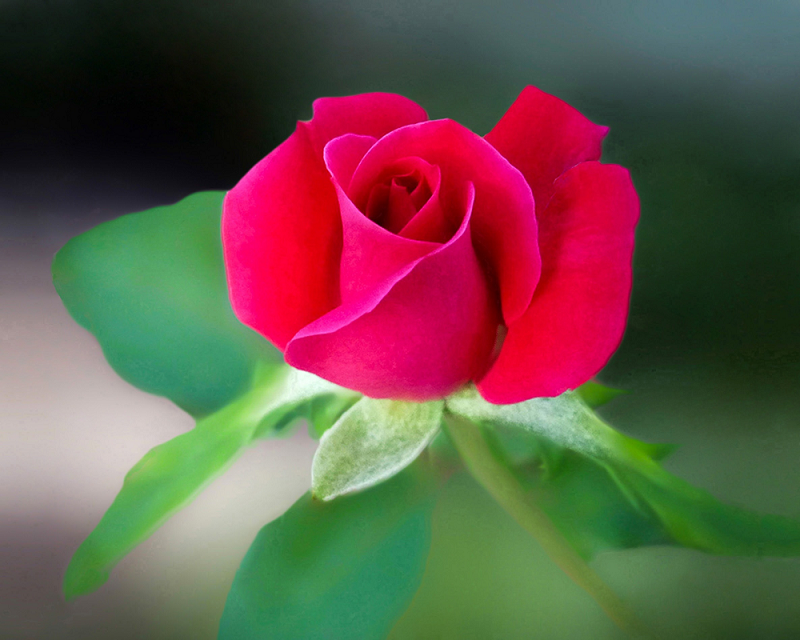
#> input picture rose.png, 800 x 640 px
$ jupyter execute --allow-errors CV_assignment1.ipynb   (shell and % lines are left out)
#> lines starting #> are read from the running program, lines starting #| are printed output that depends on the picture; after the words box and inside, x2 and y2 are one past the last pixel; in counts of white or black regions, pixels touching at a corner belong together
# Computer Vision Assignment-1

Name :- Vivek Kumar
Student Id:- 19300755
Module:- Computer Vision(CG7GV1)

# Part#1 Histogram

1.a Reads the image

[cell 1]
#importing the required libraries
import cv2
import matplotlib.pyplot as plt
import numpy as np
from mpl_toolkits.mplot3d import Axes3D
#from scipy import ndimage

#Read a RGB colour image (e.g. png) and display it.
img = cv2.imread('rose.png')
#> img is the input picture: shape (640, 800, 3); mean B, G, R 72.8, 83.6, 102.4
#used cv2 function to convert to different image format
img_rgb = cv2.cvtColor(img, cv2.COLOR_BGR2RGB)
plt.imshow(img_rgb)

1.b Convert the RGB image into Lab colour system and display each component (L,a,b) as an grey level image

[cell 2]
import cv2
import matplotlib.pyplot as plt
import numpy as np
from mpl_toolkits.mplot3d import Axes3D
#from scipy import ndimage

img = cv2.imread('rose.png')
lab_image = cv2.cvtColor(img, cv2.COLOR_BGR2LAB)
#> lab_image: shape (640, 800, 3); mean of channels 0, 1, 2 105.3, 129.7, 143.7

l,a,b = cv2.split(lab_image)
plt.title( 'LAB image')
plt.imshow(lab_image)
plt.figure()
plt.title('L component')
plt.imshow(l)
plt.figure()
plt.title('A component')
plt.imshow(a)
plt.figure()
plt.title('B component')
plt.imshow(b)
plt.figure()
plt.title('L component in gray')
plt.imshow(l,'gray')
plt.figure()
plt.title('A component in gray')
plt.imshow(a,'gray')
plt.figure()
plt.title('B component in gray')
plt.imshow(b,'gray')

1.c Compute the spatial derivatives of the luminance component L in the horizontal and vertical direction using convolution by the derivatives of Gaussian filter. Display each these derivatives as grey level images.

[cell 3]
from matplotlib import pyplot as plt
import scipy.ndimage as img

img_gaussian = cv2.GaussianBlur(l,(5,5),5,5)
#Derivative along dx
image_dx = np.diff(img_gaussian,axis=0)
plt.imshow(image_dx,cmap=plt.cm.gray,interpolation='none')
plt.title('Gaussian horizontal derivative')
plt.show()

#Derivative along dy
image_dy = np.diff(img_gaussian,axis=1)
plt.imshow(image_dy,cmap=plt.cm.gray,interpolation='none')
plt.title('Gaussian vertical derivative')
plt.show()

1.d Compute a 2D histogram with the chrominance component (a,b) and display the histogram as a grey image (heat map) and/or as a 3D surface (bar plot)

[cell 4]
import matplotlib.colors as colors

fig = plt.figure()
ax = fig.add_subplot(111, projection='3d')

histg, xb, yb = np.histogram2d(a.ravel(),b.ravel(),bins=100)
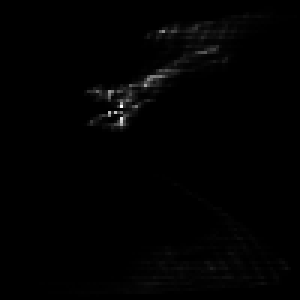
#> histg: shape (100, 100) float64 (shown 3 times larger); min 0, max 6168, mean 51.2; drawn with min black and max white
#> xb = 101 values from 76 to 215; yb = 101 values from 90 to 189
plt.figure()
#plt.imshow(histg,cmap='gray',interpolation = 'nearest',vmin=0,vmax=255)

# Construct arrays for the anchor positions with 16 bars.
xpos, ypos = np.meshgrid(xb[:-1] + 0.25, yb[:-1] + 0.25, indexing="ij")
xpos = xpos.ravel()
#> xpos = 10000 values from 76.25 to 213.9
ypos = ypos.ravel()
zpos = 0

# Construct arrays with the dimensions for the 16 bars.
dx = dy = 0.5 * np.ones_like(zpos)
dz = histg.ravel()
#> dz = 10000 values, max 6168 at index 3540, min 0 at index 0, mean 51.2

ax.bar3d(xpos, ypos, zpos, dx, dy, dz, zsort='average')

1.e Using a part of the image to compute a 2D histogram model with the chrominance component (a,b), compute a back projection map with this model histogram in the target image

[cell 5]
souce_image = "rose.png"
target_image = "rose1.png"
souce_image_1 = cv2.imread(souce_image)
souce_image = cv2.cvtColor(souce_image_1, cv2.COLOR_BGR2RGB)
target_image_1 = cv2.imread(target_image)
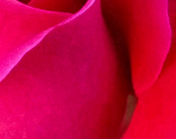
#> input picture rose1.png, 176 x 139 px
#> target_image_1 is the input picture: shape (139, 176, 3); mean B, G, R 57.8, 2.1, 194.2
target_image = cv2.cvtColor(target_image_1, cv2.COLOR_BGR2LAB)
#> target_image: shape (139, 176, 3); mean of channels 0, 1, 2 104.4, 194.3, 153.9
img_src1 = cv2.cvtColor(souce_image_1, cv2.COLOR_BGR2LAB)
tgt_hist = cv2.calcHist([target_image], [1, 2], None, [256, 256], [0, 256, 0, 256])
target_backp = cv2.calcBackProject([img_src1],[1,2],tgt_hist,[0,256,0,256],1)

#Removing Noise
kernel = cv2.getStructuringElement(cv2.MORPH_ELLIPSE,(5,5))
target_backp = cv2.filter2D(target_backp,-1,kernel)

#mark the image using binary threshold
_, target_backp = cv2.threshold(target_backp, 127, 255, cv2.THRESH_BINARY)
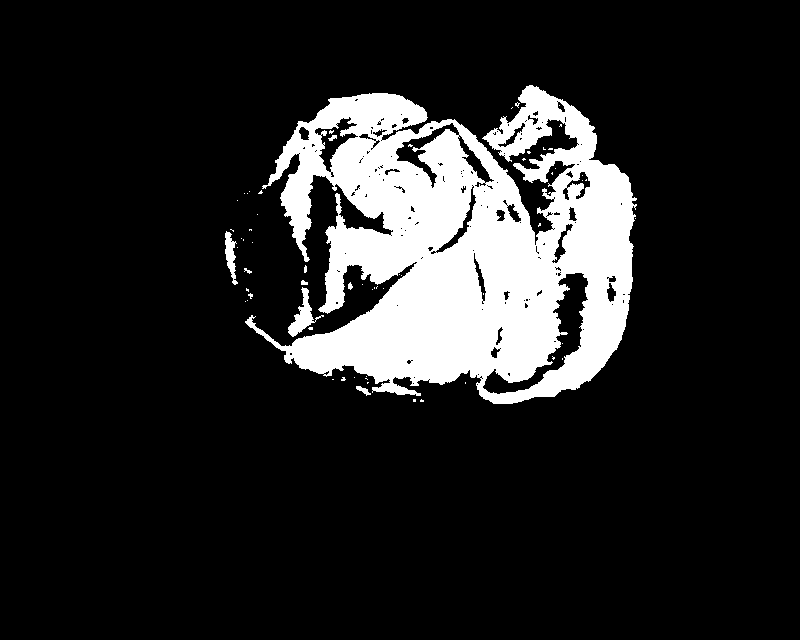
#> target_backp: shape (640, 800); 14.4% white; 63 white regions (54 under 20 px), largest, box (x1, y1, x2, y2) and area: (245, 85, 637, 404) 72535, (288, 287, 324, 337) 566, (225, 231, 238, 285) 355
target_backp = cv2.merge((target_backp, target_backp, target_backp))
result = cv2.bitwise_and(souce_image,target_backp)
#plot_image(result,'Back Projection for image')
result1 = cv2.cvtColor(result, cv2.COLOR_RGB2GRAY)
plt.imshow(result1,cmap='gray')

1.f Perform histogram equalization using 1D histogram using the luminance L computed in 1.a. Display the resulting image with enhanced contrast

[cell 6]
from matplotlib import rcParams
import cv2

eq_channels = []
eq_channels.append(cv2.equalizeHist(l))

equlized_image = cv2.merge(eq_channels)
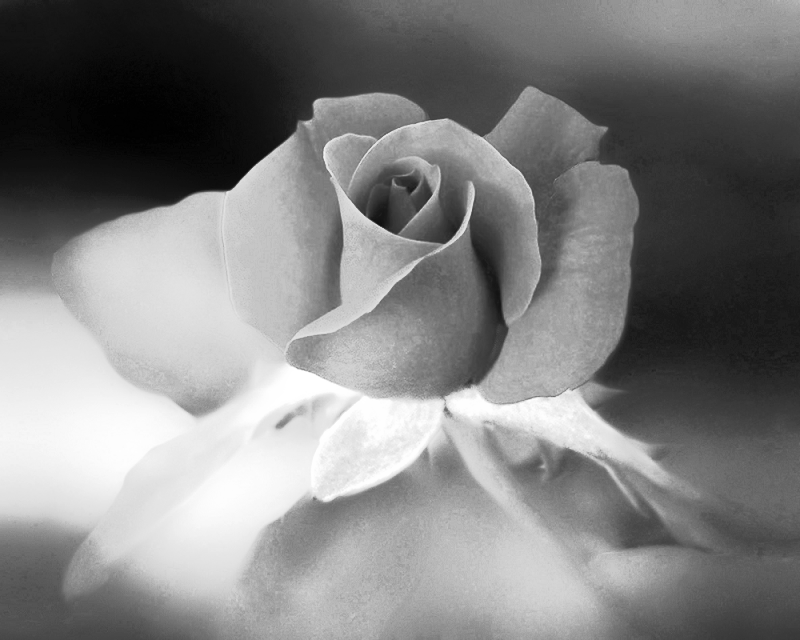
#> equlized_image: shape (640, 800); min 0, max 255, mean 128.3

#Plot the images next to each other and used rcparams to do that
rcParams['figure.figsize'] = 11 ,8
fig,axs = plt.subplots(1,2)
axs[0].imshow(l,cmap="gray")
axs[0].title.set_text('Original L')
axs[1].imshow(equlized_image,cmap="gray")
axs[1].title.set_text('Equalized L')
plt.figure()

#plotting the histogram
plt.plot(equlized_image, color = 'b')
plt.hist(equlized_image.flatten(),256,[0,256], color = 'g')
plt.xlim([0,256])
plt.legend(('cdf','histogram'), loc = 'upper left')
plt.show()
#> figure, not shown here; tallest bar 6395 high, from x = 174 to 175; curve peaks at x = 438, y = 247; curve peaks at x = 438, y = 247; curve peaks at x = 431, y = 246

1.g Evaluate the performance of these techniques with histograms (i.e. illustrate when it works, and when it does not work).

[cell 7]
#1G Evaluate the performance
from matplotlib import rcParams
#read image
img_bgr=cv2.imread('photo.jfif',1)
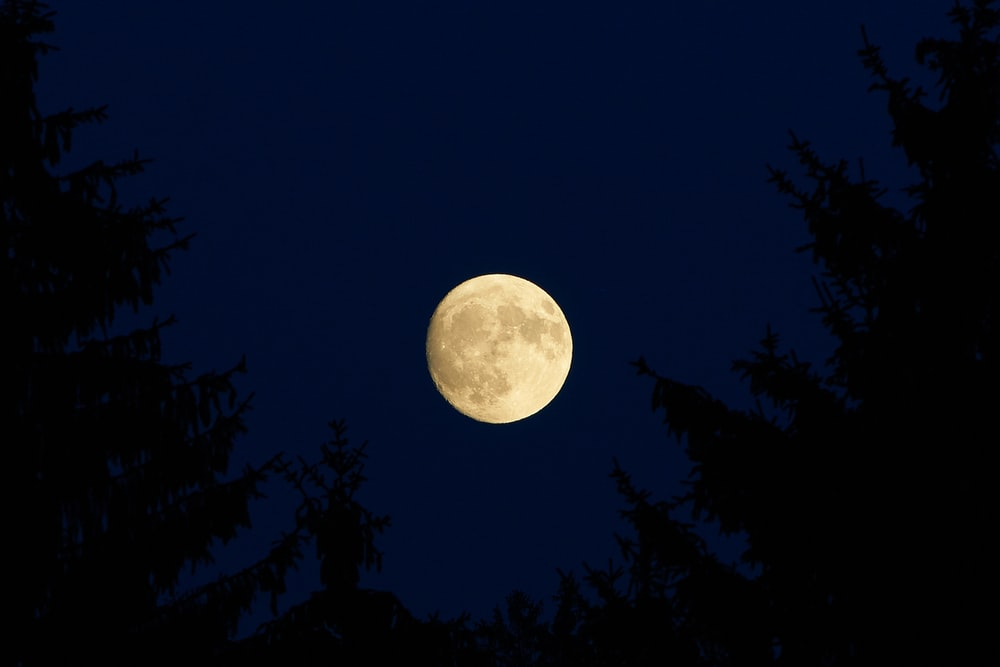
#> input picture photo.jfif, 1000 x 667 px
#> img_bgr is the input picture: shape (667, 1000, 3); mean B, G, R 27.8, 12.4, 6.6
img_rgb = cv2.cvtColor(img_bgr, cv2.COLOR_BGR2LAB)
#> img_rgb: shape (667, 1000, 3); mean of channels 0, 1, 2 11.2, 131.5, 117.5

#Calclate the LAB coponents
l_c,a,b = cv2.split(img_rgb)
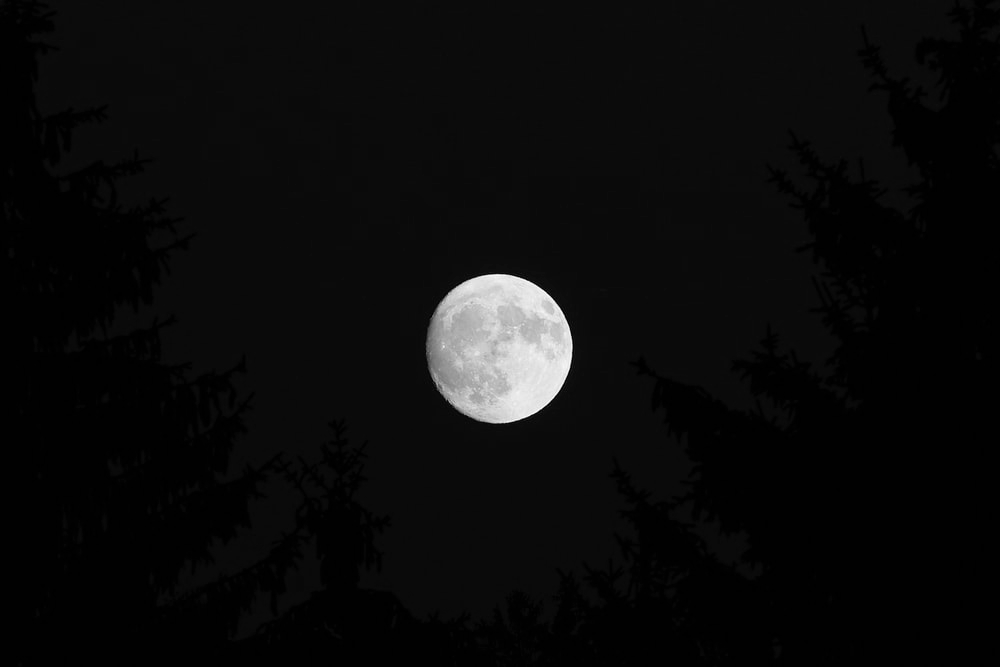
#> l_c: shape (667, 1000); min 0, max 254, mean 11.2
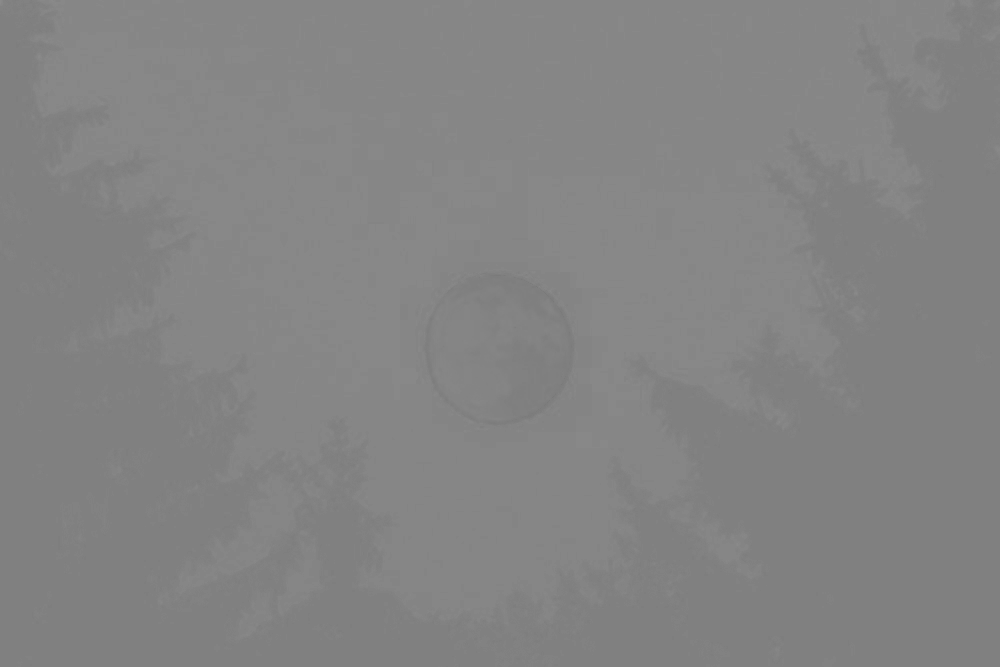
#> a: shape (667, 1000); min 121, max 138, mean 131.5
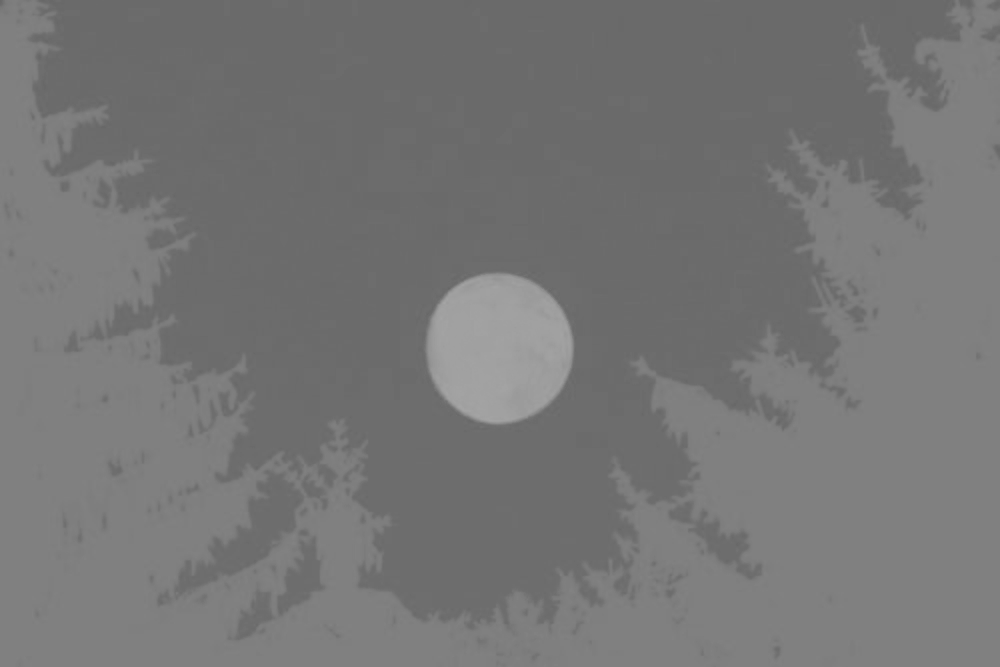
#> b: shape (667, 1000); min 102, max 165, mean 117.5

#Calcuate the histogram
eq_ch = []
eq_ch.append(cv2.equalizeHist(l_c))
eq_image = cv2.merge(eq_ch)
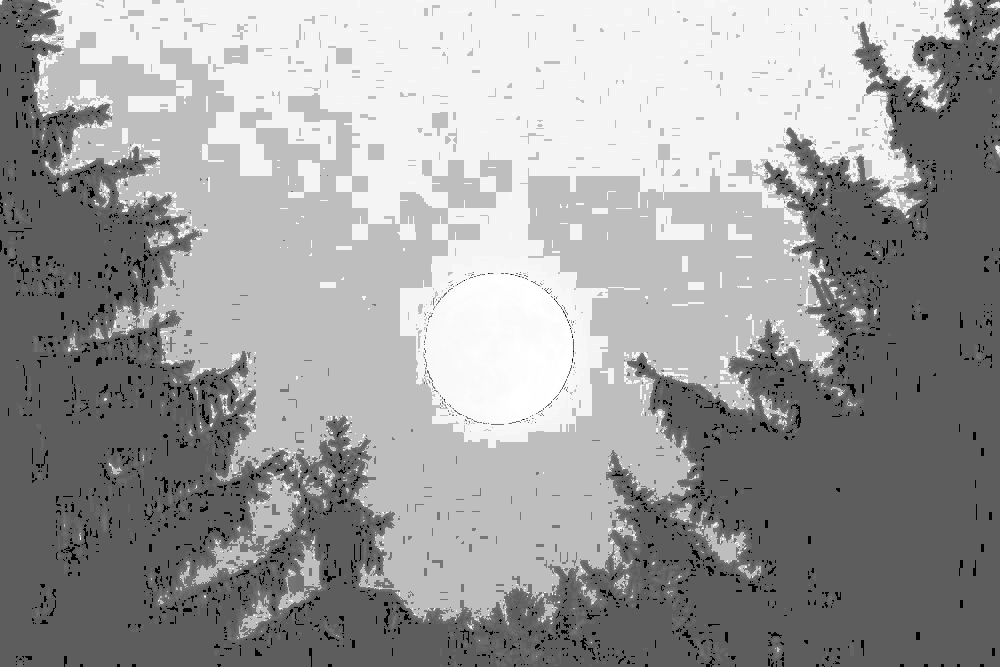
#> eq_image: shape (667, 1000); min 0, max 255, mean 157.6

rcParams['figure.figsize'] = (22 ,6)
fig,ax = plt.subplots(1,2)
ax[0].imshow(l_c,cmap="gray")
ax[0].title.set_text('Original L Component')
ax[1].imshow(eq_image,cmap="gray")
ax[1].title.set_text('Equalized L Componet')

plt.figure()
plt.plot(eq_image, color = 'b')
plt.hist(eq_image.flatten(),256,[0,256], color = 'r')
plt.xlim([0,256])
plt.legend(('cdf','histogram'), loc = 'upper left')
plt.show()
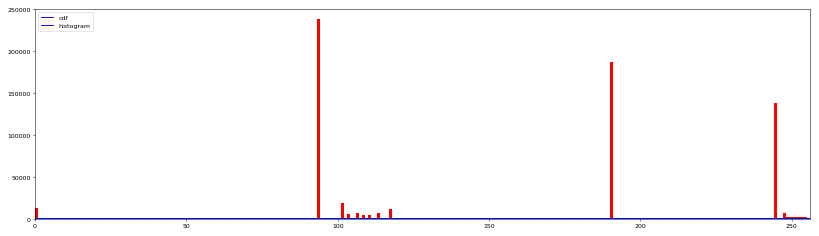
#> figure drawn by matplotlib, 1 panel; tallest bar 238403 high, from x = 93 to 94; curve peaks at x = 0, y = 248; curve peaks at x = 0, y = 248; curve peaks at x = 0, y = 190
